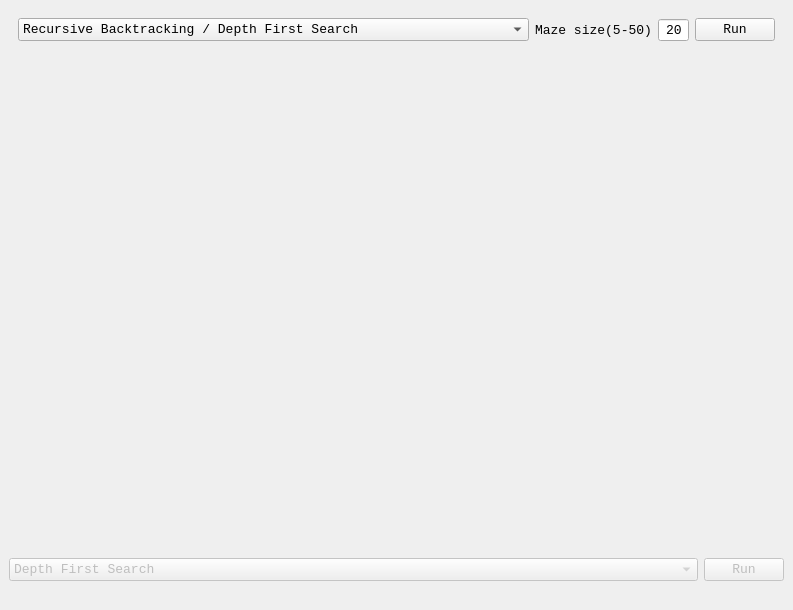
<?xml version="1.0" encoding="UTF-8"?>
<ui version="4.0">
 <class>MainWindow</class>
 <widget class="QMainWindow" name="MainWindow">
  <property name="geometry">
   <rect>
    <x>0</x>
    <y>0</y>
    <width>793</width>
    <height>610</height>
   </rect>
  </property>
  <property name="font">
   <font>
    <family>Consolas</family>
    <pointsize>10</pointsize>
   </font>
  </property>
  <property name="windowTitle">
   <string>Maze - bchen111</string>
  </property>
  <property name="locale">
   <locale language="English" country="UnitedStates"/>
  </property>
  <widget class="QWidget" name="centralwidget">
   <layout class="QVBoxLayout" name="verticalLayout" stretch="0,1,0">
    <item>
     <widget class="QWidget" name="widget_selectGenerateMethod" native="true">
      <layout class="QHBoxLayout" name="horizontalLayout" stretch="100,1,1,1">
       <item>
        <widget class="QComboBox" name="comboBox_selectGenerateMethod">
         <property name="sizePolicy">
          <sizepolicy hsizetype="Preferred" vsizetype="Fixed">
           <horstretch>0</horstretch>
           <verstretch>0</verstretch>
          </sizepolicy>
         </property>
         <item>
          <property name="text">
           <string>Recursive Backtracking / Depth First Search</string>
          </property>
         </item>
         <item>
          <property name="text">
           <string>Kruskal's Algorithm</string>
          </property>
         </item>
         <item>
          <property name="text">
           <string>Prim's Algorithm</string>
          </property>
         </item>
         <item>
          <property name="text">
           <string>Hunt And Kill</string>
          </property>
         </item>
         <item>
          <property name="text">
           <string>Recursive Division</string>
          </property>
         </item>
        </widget>
       </item>
       <item>
        <widget class="QLabel" name="label_mazeSize">
         <property name="text">
          <string>Maze size(5-50)</string>
         </property>
        </widget>
       </item>
       <item>
        <widget class="QSpinBox" name="spinBox_mazeSize">
         <property name="alignment">
          <set>Qt::AlignRight|Qt::AlignTrailing|Qt::AlignVCenter</set>
         </property>
         <property name="buttonSymbols">
          <enum>QAbstractSpinBox::NoButtons</enum>
         </property>
         <property name="minimum">
          <number>5</number>
         </property>
         <property name="maximum">
          <number>50</number>
         </property>
         <property name="value">
          <number>20</number>
         </property>
        </widget>
       </item>
       <item>
        <widget class="QPushButton" name="pushButton_generatorRun">
         <property name="text">
          <string>Run</string>
         </property>
        </widget>
       </item>
      </layout>
     </widget>
    </item>
    <item>
     <widget class="QWidget" name="widget_mazeDisplay" native="true">
      <property name="minimumSize">
       <size>
        <width>400</width>
        <height>400</height>
       </size>
      </property>
      <layout class="QHBoxLayout" name="horizontalLayout_2" stretch="1">
       <item>
        <widget class="MazeDisplay" name="widget_mazeDisplayMain" native="true"/>
       </item>
      </layout>
     </widget>
    </item>
    <item>
     <layout class="QHBoxLayout" name="widget_selectSolveMethod" stretch="100,1">
      <item>
       <widget class="QComboBox" name="comboBox_seleveSolveMethod">
        <property name="enabled">
         <bool>false</bool>
        </property>
        <item>
         <property name="text">
          <string>Depth First Search</string>
         </property>
        </item>
        <item>
         <property name="text">
          <string>Breadth First Search</string>
         </property>
        </item>
        <item>
         <property name="text">
          <string>Dijkstra Algorithm</string>
         </property>
        </item>
        <item>
         <property name="text">
          <string>A* Algorithm</string>
         </property>
        </item>
       </widget>
      </item>
      <item>
       <widget class="QPushButton" name="pushButton_solverRun">
        <property name="enabled">
         <bool>false</bool>
        </property>
        <property name="text">
         <string>Run</string>
        </property>
       </widget>
      </item>
     </layout>
    </item>
   </layout>
  </widget>
  <widget class="QStatusBar" name="statusbar">
   <property name="sizeGripEnabled">
    <bool>false</bool>
   </property>
  </widget>
 </widget>
 <customwidgets>
  <customwidget>
   <class>MazeDisplay</class>
   <extends>QWidget</extends>
   <header>MazeDisplay.h</header>
   <container>1</container>
   <slots>
    <slot>generator_run()</slot>
   </slots>
  </customwidget>
 </customwidgets>
 <resources/>
 <connections>
  <connection>
   <sender>pushButton_generatorRun</sender>
   <signal>clicked()</signal>
   <receiver>MainWindow</receiver>
   <slot>mainFunc_generatorRun()</slot>
   <hints>
    <hint type="sourcelabel">
     <x>617</x>
     <y>43</y>
    </hint>
    <hint type="destinationlabel">
     <x>787</x>
     <y>64</y>
    </hint>
   </hints>
  </connection>
 </connections>
 <slots>
  <slot>mainFunc_generatorRun()</slot>
  <slot>mainFunc_resetMaze()</slot>
 </slots>
</ui>
